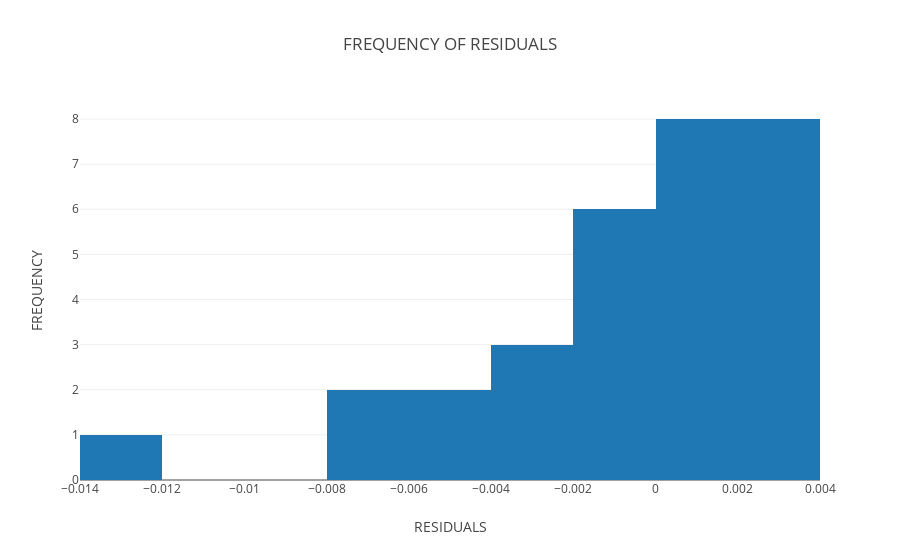

The notebook cell saved with this chart:
### Markdown cell above
## HISTOGRAM FOR REGRESSION ##

### Code cell
data = [go.Histogram(x=((reg.predict(X_test) - Y_test)))]
layout = go.Layout(
    title='FREQUENCY OF RESIDUALS',
    xaxis=dict(
        title='RESIDUALS'
    ),
    yaxis=dict(
        title='FREQUENCY'
    )
)
fig = go.Figure(data=data, layout=layout)
plot.iplot(fig, filename='histogram')

### Figure 1 — Plotly figure (JSON) as saved in the notebook; plotly's stock layout.template omitted (floating-point values rounded to 4 significant figures)
{"data": [{"type": "histogram", "x": [0.003609, 0.003529, 0.003763, -0.001608, -0.00101, -0.002475, -0.004401, 0.001427, 0.003969, 0.002043, -0.003189, -0.01282, 0.00119, -0.0004797, 0.001316, 0.001943, -0.0003691, 0.002379, 0.001712, 0.0004135, -0.001913, 0.0004389, -0.002507, -0.00721, 0.0002685, -0.0003667, -0.007976, 0.002025, -0.004255, 0.002484]}], "layout": {"title": "FREQUENCY OF RESIDUALS", "xaxis": {"title": "RESIDUALS"}, "yaxis": {"title": "FREQUENCY"}}}
